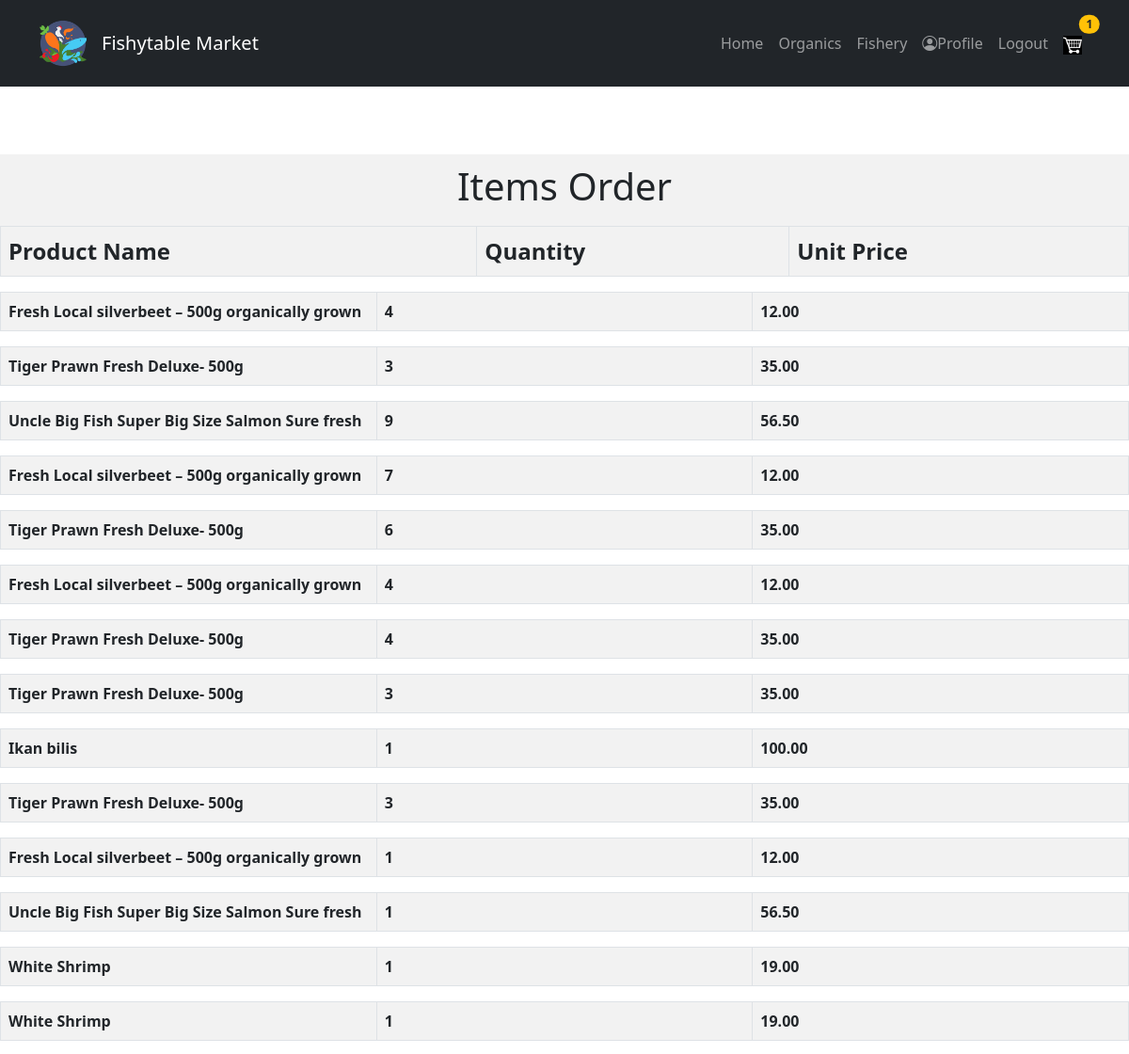
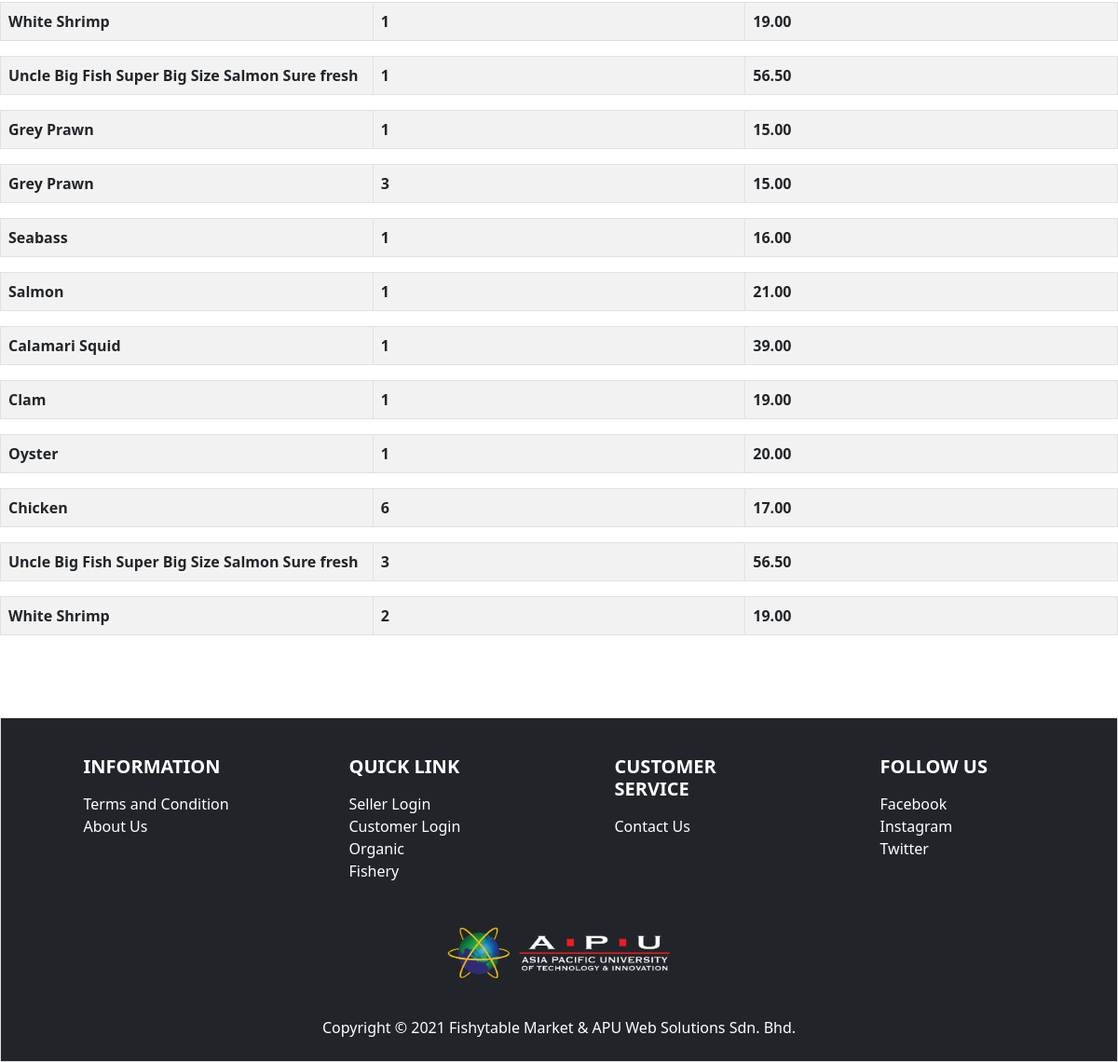
/cust_view_order_list.php (signed in), run on the app's committed database (2 pictures, top to bottom).
### tables this page shows
CREATE TABLE IF NOT EXISTS `productcartlist` (
  `ProductCartListID` int NOT NULL AUTO_INCREMENT,
  `Quantity` int NOT NULL,
  `UnitPrice` decimal(10,2) NOT NULL,
  `CartID` int NOT NULL,
  `ProductID` int NOT NULL,
  PRIMARY KEY (`ProductCartListID`),
  KEY `CartID` (`CartID`,`ProductID`),
  KEY `ProductID` (`ProductID`)
);

CREATE TABLE IF NOT EXISTS `product` (
  `ProductID` int NOT NULL AUTO_INCREMENT,
  `ProductName` varchar(60) NOT NULL,
  `ShippingMethod` varchar(25) NOT NULL,
  `Price` decimal(10,2) NOT NULL,
  `ProductSpecification` varchar(1200) DEFAULT NULL,
  `ProductPicture` varchar(255) NOT NULL,
  `Weight` int NOT NULL,
  `DateAdded` date NOT NULL,
  `SellerID` int NOT NULL,
  `SubCategoryID` char(6) NOT NULL,
  `ProductRating` int DEFAULT NULL,
  PRIMARY KEY (`ProductID`),
  KEY `SellerID` (`SellerID`,`SubCategoryID`),
  KEY `SubCategoryID` (`SubCategoryID`)
);

### cust_view_order_list.php (the view, shortened to what this page needs)
<?php require "resources/conn.php";
?>
<!DOCTYPE html>
<html lang="en">
<head>
    <link rel="stylesheet" href="css/cvol.css">
    <?php require "import_headInfo.php"; ?>
</head>
<body>
    <?php require "header.php";
    $id = intval($_SESSION["CustID"]);
    $cart=mysqli_query($con,"SELECT * FROM cart INNER JOIN productcartlist ON cart.CartID = productcartlist.CartID INNER JOIN
    product ON productcartlist.ProductID = product.ProductID WHERE CustID = '$id'");
    ?>
<section>
<br><br><br>
    <div class="view-order">
        <h1>Items Order</h1>
    </div>
    <div class="view-order-top">
        <table class="table table-striped table-bordered ordertable" style="width: 100%">
            <thread>
                <tr>
                    <th>Product Name</th>
                    <th>Quantity</th>
                    <th>Unit Price</th>
                </tr>
            </thread>
        </table>
    </div>
    <?php
while($row = mysqli_fetch_array($cart)){
$html_script =
    '
    <table class="table table-striped table-bordered ordertable" style="width: 100%">
    <thread>
        <tr>
            <th width="10%">'.$row["ProductName"].'</th>
            <th width="10%">'.$row["Quantity"].'</th>
            <th width="10%">'.$row["UnitPrice"].'</th>
        </tr>
    </thread>
    </table>';
    echo $html_script;
}
    ?>
<br><br><br>
    <?php require "footer.php";?>
</body>
</html>

### css/cvol.css (style rules this page uses)
body { font: 14px Arial,sans-serif; margin: 0px; }
.view-order { padding: 10px 20px; text-align: center; }
.view-order-top { font-size: 24px; }
.view-order { width: 100%; background: #f2f2f2; }

### data on the page
productcartlist: ProductID.ProductName "Fresh Local silverbeet – 500g organically grown", Quantity "4", UnitPrice "12.00"
productcartlist: ProductID.ProductName "Tiger Prawn Fresh Deluxe- 500g", Quantity "3", UnitPrice "35.00"
productcartlist: ProductID.ProductName "Uncle Big Fish Super Big Size Salmon Sure fresh", Quantity "9", UnitPrice "56.50"
productcartlist: ProductID.ProductName "Fresh Local silverbeet – 500g organically grown", Quantity "7", UnitPrice "12.00"
productcartlist: ProductID.ProductName "Tiger Prawn Fresh Deluxe- 500g", Quantity "6", UnitPrice "35.00"
productcartlist: ProductID.ProductName "Fresh Local silverbeet – 500g organically grown", Quantity "4", UnitPrice "12.00"
productcartlist: ProductID.ProductName "Tiger Prawn Fresh Deluxe- 500g", Quantity "4", UnitPrice "35.00"
productcartlist: ProductID.ProductName "Tiger Prawn Fresh Deluxe- 500g", Quantity "3", UnitPrice "35.00"
productcartlist: ProductID.ProductName "Ikan bilis", Quantity "1", UnitPrice "100.00"
productcartlist: ProductID.ProductName "Tiger Prawn Fresh Deluxe- 500g", Quantity "3", UnitPrice "35.00"
productcartlist: ProductID.ProductName "Fresh Local silverbeet – 500g organically grown", Quantity "1", UnitPrice "12.00"
productcartlist: ProductID.ProductName "Uncle Big Fish Super Big Size Salmon Sure fresh", Quantity "1", UnitPrice "56.50"
productcartlist: ProductID.ProductName "White Shrimp", Quantity "1", UnitPrice "19.00"
productcartlist: ProductID.ProductName "White Shrimp", Quantity "1", UnitPrice "19.00"
productcartlist: ProductID.ProductName "White Shrimp", Quantity "1", UnitPrice "19.00"
productcartlist: ProductID.ProductName "Uncle Big Fish Super Big Size Salmon Sure fresh", Quantity "1", UnitPrice "56.50"
productcartlist: ProductID.ProductName "Grey Prawn", Quantity "1", UnitPrice "15.00"
productcartlist: ProductID.ProductName "Grey Prawn", Quantity "3", UnitPrice "15.00"
productcartlist: ProductID.ProductName "Seabass", Quantity "1", UnitPrice "16.00"
productcartlist: ProductID.ProductName "Salmon", Quantity "1", UnitPrice "21.00"
productcartlist: ProductID.ProductName "Calamari Squid", Quantity "1", UnitPrice "39.00"
productcartlist: ProductID.ProductName "Clam", Quantity "1", UnitPrice "19.00"
productcartlist: ProductID.ProductName "Oyster", Quantity "1", UnitPrice "20.00"
productcartlist: ProductID.ProductName "Chicken", Quantity "6", UnitPrice "17.00"
productcartlist: ProductID.ProductName "Uncle Big Fish Super Big Size Salmon Sure fresh", Quantity "3", UnitPrice "56.50"
productcartlist: ProductID.ProductName "White Shrimp", Quantity "2", UnitPrice "19.00"

### other printed values
$numOfCart "1"
